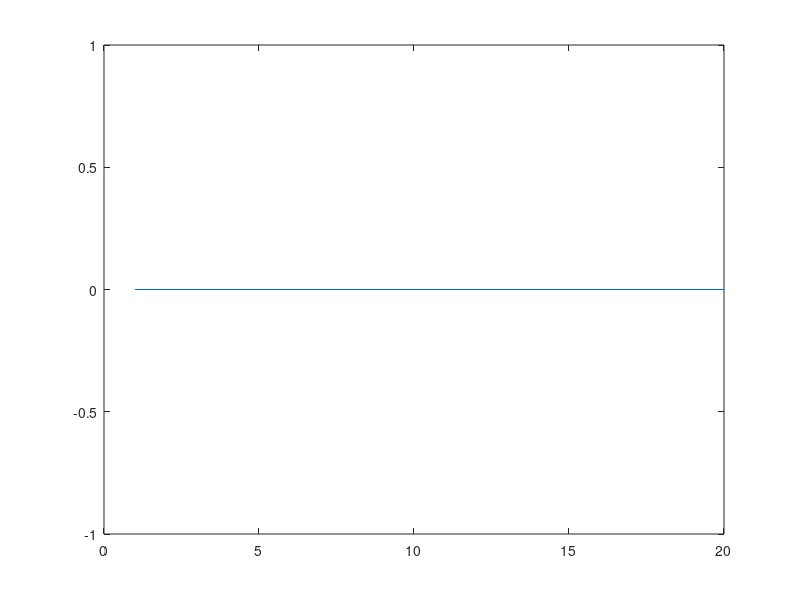
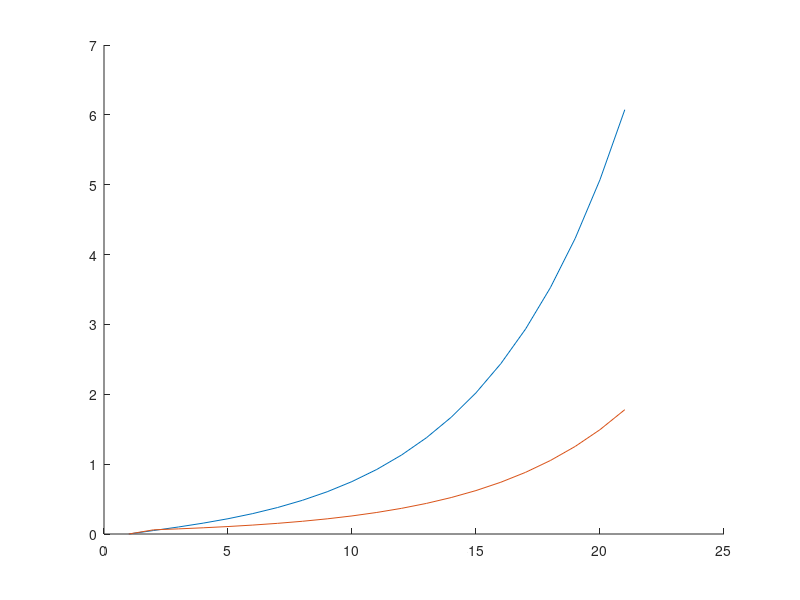

The MATLAB source for these figures, in order:
%%%%%%%%%%%%%%%%%%%%%%%%%%%%%%%%%%%%%%%%%%%%%%%%%%%%%%%%%%%%%%%%%%%%%%%%%%%
% Published by: Li.Ang
% Email: li.ang@cidi.ai
%%%%%%%%%%%%%%%%%%%%%%%%%%%%%%%%%%%%%%%%%%%%%%%%%%%%%%%%%%%%%%%%%%%%%%%%%%%
close all; clear; clc;
%%%%%%%%%%%%%%%%%%%%%%%%%%%%%%%%%%%%%%%%%%%%%%%%%%%%%%%%%%%%%%%%%%%%%%%%%%%
% Controller Settings %%%%%%%%%%%%%%%%%%%%%%%%%%%%%%%%%%%%%%%%%%%%%%%%%%%%%
%%%%%%%%%%%%%%%%%%%%%%%%%%%%%%%%%%%%%%%%%%%%%%%%%%%%%%%%%%%%%%%%%%%%%%%%%%%
Ts = 0.05;                          Tp = 20;
Umax = 0.625;                       Umin = -0.625;
dUmax = 0.10;                       dUmin = -0.10;
Xmax = zeros(4*Tp,1);               Xmin = zeros(4*Tp,1);
for i = 1:1:Tp
Xmax(4*Tp-3:4*Tp,1) = [+0.5,+0.5,+0.5,+0.5];
Xmin(4*Tp-3:4*Tp,1) = [-0.5,-0.5,-0.5,-0.5];
end
%%%%%%%%%%%%%%%%%%%%%%%%%%%%%%%%%%%%%%%%%%%%%%%%%%%%%%%%%%%%%%%%%%%%%%%%%%%
% Update States %%%%%%%%%%%%%%%%%%%%%%%%%%%%%%%%%%%%%%%%%%%%%%%%%%%%%%%%%%%
%%%%%%%%%%%%%%%%%%%%%%%%%%%%%%%%%%%%%%%%%%%%%%%%%%%%%%%%%%%%%%%%%%%%%%%%%%%
% Vehicle Parameters
Ms = 7870;               Iz = 35429;
Lf = 2.09;               Lr = 3.06;
Cf = -150000;            Cr = -300000;
Lp = -Lr;
Lx = 0.01;               Ly = 0.20;
% Update States
x1 = 0.0;
x2 = 1.00;
x3 = 0.05;
x4 = 0.20;
Vx = 15;
LastInput = 0;
% Update States
Matrix_Xo = [x1; x2; x3; x4];
Matrix_Vo = zeros(Tp, 1);
%%%%%%%%%%%%%%%%%%%%%%%%%%%%%%%%%%%%%%%%%%%%%%%%%%%%%%%%%%%%%%%%%%%%%%%%%%%
% Matrix Initialization %%%%%%%%%%%%%%%%%%%%%%%%%%%%%%%%%%%%%%%%%%%%%%%%%%%
%%%%%%%%%%%%%%%%%%%%%%%%%%%%%%%%%%%%%%%%%%%%%%%%%%%%%%%%%%%%%%%%%%%%%%%%%%%
Matrix_Ac = ...
[0,                           1,                      0,                               0;...
 0,       (2*Cf + 2*Cr)/(Ms*Vx),      -(2*Cf + 2*Cr)/Ms,     (2*Cf*Lf - 2*Cr*Lr)/(Ms*Vx);...
 0,                           0,                      0,                               1;...
 0, (2*Cf*Lf - 2*Cr*Lr)/(Iz*Vx), (2*Cf*Lf - 2*Cr*Lr)/Iz, (2*Cf*Lf^2 + 2*Cr*Lr^2)/(Iz*Vx);];

Matrix_Bc = ...
[            0;...
    -(2*Cf)/Ms;...
             0;...
 -(2*Cf*Lf)/Iz;];

Matrix_Gc = ...
[                                0;...
 - 2*Vx^2 + (2*Cf*Lf - 2*Cr*Lr)/Ms;...
                                 0;...
        (2*(Cf*Lf^2 + Cr*Lr^2))/Iz;];
%%%%%%%%%%%%%%%%%%%%%%%%%%%%%%%%%%%%%%%%%%%%%%%%%%%%%%%%%%%%%%%%%%%%%%%%%%%
% Discretization %%%%%%%%%%%%%%%%%%%%%%%%%%%%%%%%%%%%%%%%%%%%%%%%%%%%%%%%%%
%%%%%%%%%%%%%%%%%%%%%%%%%%%%%%%%%%%%%%%%%%%%%%%%%%%%%%%%%%%%%%%%%%%%%%%%%%%
Matrix_Ad = eye(4) + Ts*Matrix_Ac;
Matrix_Bd =          Ts*Matrix_Bc;
Matrix_Gd =          Ts*Matrix_Gc;
%%%%%%%%%%%%%%%%%%%%%%%%%%%%%%%%%%%%%%%%%%%%%%%%%%%%%%%%%%%%%%%%%%%%%%%%%%%
% Prediction Model %%%%%%%%%%%%%%%%%%%%%%%%%%%%%%%%%%%%%%%%%%%%%%%%%%%%%%%%
%%%%%%%%%%%%%%%%%%%%%%%%%%%%%%%%%%%%%%%%%%%%%%%%%%%%%%%%%%%%%%%%%%%%%%%%%%%
Matrix_Ap = zeros(4*Tp,   4);
Matrix_Bp = zeros(4*Tp,  Tp);
Matrix_Gp = zeros(4*Tp,  Tp);

Matrix_Bp(1:4, 1) = Matrix_Bd;
Matrix_Gp(1:4, 1) = Matrix_Gd;

for i = 1:1:Tp
    Matrix_Ap(4*i-3:4*i, :) = Matrix_Ad^i;
end

for i = 2:1:Tp
    Matrix_Bp(4*i-3:4*i,:) = ...
        [Matrix_Ad^(i-1)*Matrix_Bd, Matrix_Bp(4*(i-1)-3:4*(i-1), 1:Tp-1)];
    Matrix_Gp(4*i-3:4*i,:) = ...
        [Matrix_Ad^(i-1)*Matrix_Gd, Matrix_Gp(4*(i-1)-3:4*(i-1), 1:Tp-1)];
end
%%%%%%%%%%%%%%%%%%%%%%%%%%%%%%%%%%%%%%%%%%%%%%%%%%%%%%%%%%%%%%%%%%%%%%%%%%%
% QP Construction %%%%%%%%%%%%%%%%%%%%%%%%%%%%%%%%%%%%%%%%%%%%%%%%%%%%%%%%%
%%%%%%%%%%%%%%%%%%%%%%%%%%%%%%%%%%%%%%%%%%%%%%%%%%%%%%%%%%%%%%%%%%%%%%%%%%%
% Weights
Matrix_Q = zeros(4*Tp, 4*Tp);
Matrix_P = zeros(4*Tp, 4*Tp);
Qp = diag([   1   10   10   50]);
Qt = diag([4000    0 4000    0]);
Rho= diag([100000  0    0    0]);
R  = diag([1000]);
for i = 1:1:Tp-1
    Matrix_Q(4*i-3:4*i,4*i-3:4*i) = 1.0^i*Qp;       % Progress Weights
    Matrix_P(4*i-3:4*i,4*i-3:4*i) = 1.0^i*Rho;      % Relaxation Weights
    Matrix_R(i,i) = R;
end
Matrix_Q(4*Tp-3:4*Tp,4*Tp-3:4*Tp) = Qt;             % Terminal Weights
Matrix_R(Tp,Tp) = R;
Matrix_P(4*Tp-3:4*Tp,4*Tp-3:4*Tp) = Rho;
% Cost Function
Matrix_H = blkdiag(Matrix_Bp'*Matrix_Q*Matrix_Bp + Matrix_R, 2*Matrix_P);
Matrix_f = [2*Matrix_Bp'*Matrix_Q*(Matrix_Ap*Matrix_Xo + Matrix_Gp*Matrix_Vo);...
            zeros(4*Tp, 1)];
% Constraints: Input Saturation
Matrix_A1 = [blkdiag( eye(Tp), zeros(4*Tp, 4*Tp));...
             blkdiag(-eye(Tp), zeros(4*Tp, 4*Tp));];
Matrix_b1 = [Umax*ones(Tp,1);...
             zeros(4*Tp,1);...
            -Umin*ones(Tp,1);...
             zeros(4*Tp,1)];
% Constraints: Input Rate
Matrix_E = tril(ones(Tp,Tp));
Matrix_F = ones(Tp,1);
Matrix_A2 = [blkdiag( inv(Matrix_E), zeros(4*Tp, 4*Tp));...
             blkdiag(-inv(Matrix_E), zeros(4*Tp, 4*Tp));];
Matrix_b2 = [dUmax*ones(Tp,1) + inv(Matrix_E)*Matrix_F*LastInput/25;...
             zeros(4*Tp,1);...
            -dUmin*ones(Tp,1) - inv(Matrix_E)*Matrix_F*LastInput/25;...
             zeros(4*Tp,1);];
% Constraints: State
Matrix_A3 = [blkdiag( Matrix_Bp,  eye(4*Tp));...
             blkdiag(-Matrix_Bp,  eye(4*Tp));];
Matrix_b3 = [Xmax - Matrix_Ap*Matrix_Xo - Matrix_Gp*Matrix_Vo;...
                                                zeros(4*Tp,1);...
             -Xmin + Matrix_Ap*Matrix_Xo + Matrix_Gp*Matrix_Vo;...
                                                zeros(4*Tp,1);];
% Constraints: Total
Matrix_A = [Matrix_A1;...
            Matrix_A2;...
            Matrix_A3;];
Matrix_b = [Matrix_b1;...   
            Matrix_b2;...
            Matrix_b3];
%%%%%%%%%%%%%%%%%%%%%%%%%%%%%%%%%%%%%%%%%%%%%%%%%%%%%%%%%%%%%%%%%%%%%%%%%%%
% Solve QP %%%%%%%%%%%%%%%%%%%%%%%%%%%%%%%%%%%%%%%%%%%%%%%%%%%%%%%%%%%%%%%%
%%%%%%%%%%%%%%%%%%%%%%%%%%%%%%%%%%%%%%%%%%%%%%%%%%%%%%%%%%%%%%%%%%%%%%%%%%%
ans = quadprog(Matrix_H, Matrix_f);
plot(ans(1:20));
%%%%%%%%%%%%%%%%%%%%%%%%%%%%%%%%%%%%%%%%%%%%%%%%%%%%%%%%%%%%%%%%%%%%%%%%%%%
% States %%%%%%%%%%%%%%%%%%%%%%%%%%%%%%%%%%%%%%%%%%%%%%%%%%%%%%%%%%%%%%%%%%
%%%%%%%%%%%%%%%%%%%%%%%%%%%%%%%%%%%%%%%%%%%%%%%%%%%%%%%%%%%%%%%%%%%%%%%%%%%
states = Matrix_Ap*Matrix_Xo + Matrix_Bp*ans(1:20) + Matrix_Gp*Matrix_Vo;
ey = 0;
ep = 0;
for i = 1:4:80
    ey = [ey, states(i)];
end
for i = 3:4:80
    ep = [ep, states(i)];
end
figure;
hold on;
plot(ey);
plot(ep);